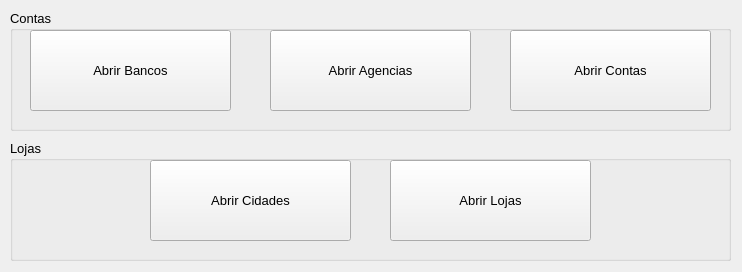
<?xml version="1.0" encoding="UTF-8"?>
<ui version="4.0">
 <class>frmparametros</class>
 <widget class="QWidget" name="frmparametros">
  <property name="geometry">
   <rect>
    <x>0</x>
    <y>0</y>
    <width>742</width>
    <height>272</height>
   </rect>
  </property>
  <property name="windowTitle">
   <string>Seleccionar um parametro</string>
  </property>
  <widget class="QGroupBox" name="groupBox">
   <property name="geometry">
    <rect>
     <x>10</x>
     <y>10</y>
     <width>721</width>
     <height>121</height>
    </rect>
   </property>
   <property name="font">
    <font>
     <pointsize>10</pointsize>
    </font>
   </property>
   <property name="title">
    <string>Contas</string>
   </property>
   <widget class="QPushButton" name="btnconta">
    <property name="geometry">
     <rect>
      <x>500</x>
      <y>20</y>
      <width>201</width>
      <height>81</height>
     </rect>
    </property>
    <property name="font">
     <font>
      <pointsize>10</pointsize>
     </font>
    </property>
    <property name="text">
     <string>Abrir Contas</string>
    </property>
   </widget>
   <widget class="QPushButton" name="btnbanco">
    <property name="geometry">
     <rect>
      <x>20</x>
      <y>20</y>
      <width>201</width>
      <height>81</height>
     </rect>
    </property>
    <property name="font">
     <font>
      <pointsize>10</pointsize>
     </font>
    </property>
    <property name="text">
     <string>Abrir Bancos</string>
    </property>
   </widget>
   <widget class="QPushButton" name="btnagencia">
    <property name="geometry">
     <rect>
      <x>260</x>
      <y>20</y>
      <width>201</width>
      <height>81</height>
     </rect>
    </property>
    <property name="font">
     <font>
      <pointsize>10</pointsize>
     </font>
    </property>
    <property name="text">
     <string>Abrir Agencias</string>
    </property>
   </widget>
  </widget>
  <widget class="QGroupBox" name="groupBox_2">
   <property name="geometry">
    <rect>
     <x>10</x>
     <y>140</y>
     <width>721</width>
     <height>121</height>
    </rect>
   </property>
   <property name="font">
    <font>
     <pointsize>10</pointsize>
    </font>
   </property>
   <property name="title">
    <string>Lojas</string>
   </property>
   <widget class="QPushButton" name="btnlojas">
    <property name="geometry">
     <rect>
      <x>380</x>
      <y>20</y>
      <width>201</width>
      <height>81</height>
     </rect>
    </property>
    <property name="font">
     <font>
      <pointsize>10</pointsize>
     </font>
    </property>
    <property name="text">
     <string>Abrir Lojas</string>
    </property>
   </widget>
   <widget class="QPushButton" name="btncidade">
    <property name="geometry">
     <rect>
      <x>140</x>
      <y>20</y>
      <width>201</width>
      <height>81</height>
     </rect>
    </property>
    <property name="font">
     <font>
      <pointsize>10</pointsize>
     </font>
    </property>
    <property name="text">
     <string>Abrir Cidades</string>
    </property>
   </widget>
  </widget>
 </widget>
 <tabstops>
  <tabstop>btnbanco</tabstop>
  <tabstop>btnagencia</tabstop>
  <tabstop>btnconta</tabstop>
  <tabstop>btncidade</tabstop>
  <tabstop>btnlojas</tabstop>
 </tabstops>
 <resources/>
 <connections/>
</ui>
